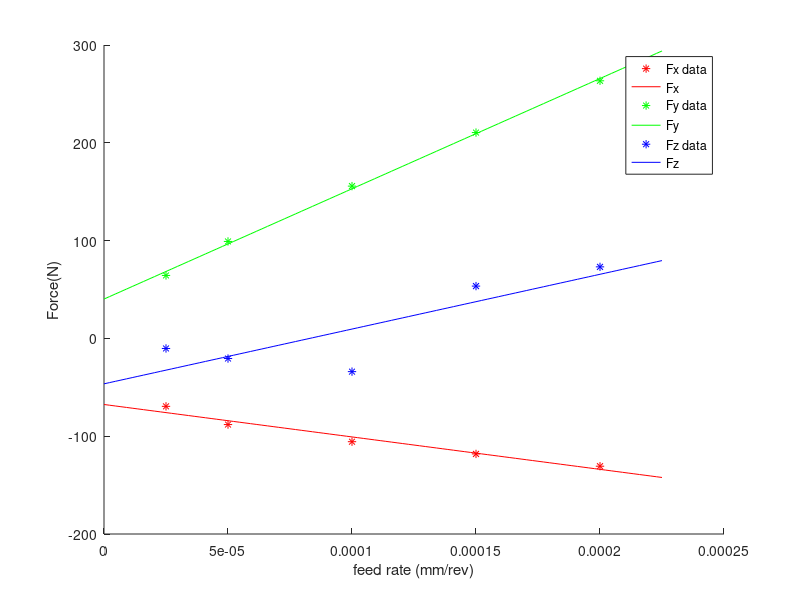

This chart was generated by the following MATLAB code: (Note: this script raises an error after producing the figure.)
%%%%%%%%%%%%%%%%%%%%%%%%% Given information %%%%%%%%%%%%%%%%%%%%%%%%%
prompt = {'Enter number of cycles for simulation'};
dlgtitle = 'Input';
dims = [1 50];
definput = {'1'};
answer = inputdlg(prompt,dlgtitle,dims,definput);
tt = str2double(answer(1)); 
dia = 20/1000; % diameter in m 
n = 4; % number of flutes
hang = deg2rad(30); % angle b/w flutes in radians
rang = deg2rad(10); % rake angle
sp = 2500/60; % rev/second
a = 1.5/1000; % axial depth of cut
fr = [0.025,0.050,0.100,0.150,0.200]/1000;
Fx = [-69.4665,-88.1012,-105.6237,-118.1107,-130.6807];
Fy = [64.3759,99.1383,155.7100,210.4644,263.4002];
Fz = [-10.2896,-20.5814,-33.9852,53.4833,73.1515];
c = fr; % given c = feed/rev 
k = 2*tan(hang)/dia;

%%%%%%%%%%%%%%%%%%%%%%%%% Finding cutting and edge constant %%%%%%%%%%%%%%%%%%%%%%%%%
cx = polyfit(fr,Fx,1);
cy = polyfit(fr,Fy,1);
cz = polyfit(fr,Fz,1);
x = linspace(0,0.225/1000);
y1 = cx(1)*(x) + cx(2);
y2 = cy(1)*(x) + cy(2);
y3 = cz(1)*(x) + cz(2);
figure('Name','Measured Data','NumberTitle','off');
hold on
plot(fr,Fx,'*r');
plot(x,y1,'r');
plot(fr,Fy,'*g');
plot(x,y2,'g');
plot(fr,Fz,'*b');
plot(x,y3,'b');
legend('Fx data','Fx','Fy data','Fy','Fz data','Fz')
xlabel('feed rate (mm/rev)') 
ylabel('Force(N)') 
hold off
Krc = -cx(1)*4/(n*a); Kre = -cx(2)*pi/(n*a);
Ktc = cy(1)*4/(n*a); Kte = cy(2)*pi/(n*a);
Kac = -cz(1)*pi/(n*a); Kae = cz(2)*2/(n*a);

%%%%%%%%%%%%%%%%%%%%%%%%% Question 2 %%%%%%%%%%%%%%%%%%%%%%%%%
theta1 = linspace(0,pi);
zat1 = linspace(0,a,3);
meanx = []; meany = []; meanz = [];
for i = 1:length(c)
    Fx_og = @(theta,zat) (0.5*c(i)*(-Ktc*sin(2*theta-2*k*zat)-Krc*(1-cos(2*theta-2*k*zat))) + (-Kte*cos(theta-k*zat)-Kre*sin(theta-k*zat)) );
    Fy_og = @(theta,zat) (0.5*c(i)*(Ktc*(1-cos(2*theta-2*k*zat))-Krc*sin(2*theta-2*k*zat)) + (Kte*sin(theta-k*zat)-Kre*cos(theta-k*zat)) );
    Fz_og = @(theta,zat) (Kac*c(i)*sin(theta-k*zat)+Kae);
    
    meanx = [meanx ; integral2(Fx_og,0,pi,0,a)*n/(2*pi)];
    meany = [meany ; integral2(Fy_og,0,pi,0,a)*n/(2*pi)];
    meanz = [meanz ; integral2(Fz_og,0,pi,0,a)*n/(2*pi)];

    figure('Name',strcat('Question 2 cutting_differential_data_',string(i)),'NumberTitle','off')
    subplot(1,3,1)
    hold on
    plot(theta1,Fx_og(theta1,zat1(1)),'r')
    plot(theta1,Fx_og(theta1,zat1(2)),'g')
    plot(theta1,Fx_og(theta1,zat1(3)),'b')
    legend('z = 0','z = a/2','z = a')
    xlabel('theta') 
    ylabel('Force(N)') 
    title('differential Fx')

    subplot(1,3,2)
    hold on
    plot(theta1,Fy_og(theta1,zat1(1)),'r')
    plot(theta1,Fy_og(theta1,zat1(2)),'g')
    plot(theta1,Fy_og(theta1,zat1(3)),'b')
    legend('z = 0','z = a/2','z = a')
    xlabel('theta(in radians)') 
    ylabel('Force(N)') 
    title('differential Fy')
    
    subplot(1,3,3)
    hold on
    plot(theta1,Fz_og(theta1,zat1(1)),'r')
    plot(theta1,Fz_og(theta1,zat1(2)),'g')
    plot(theta1,Fz_og(theta1,zat1(3)),'b')
    legend('z = 0','z = a/2','z = a')
    xlabel('theta') 
    ylabel('Force(N)') 
    title('differential Fz')
end
figure('Name','Results','NumberTitle','off');
hold on
plot(fr,Fx,'*r');
plot(x,y1,'r');
plot(fr,meanx,'or');
plot(fr,Fy,'*g');
plot(x,y2,'g');
plot(fr,meany,'og');
plot(fr,Fz,'*b');
plot(x,y3,'b');
plot(fr,meanz,'ob');
legend('Fx measured','Fx','Fx theoretical','Fy measured','Fy','Fy theoretical','Fz measured','Fz','Fz theoretical')
xlabel('feed rate (mm/rev)') 
ylabel('Force(N)') 
hold off

%%%%%%%%%%%%%%%%%%%%%%%%% Question 3 part(i) %%%%%%%%%%%%%%%%%%%%%%%%%
meanxf1 =[];meanyf1 = []; meanzf1 = [];
phi = [];
for i = 1:(tt*4)
    phi = [phi, linspace(0,pi/2)];
end
for i = 1:length(c)
    Fx_og = @(theta,zat) (0.5*c(i)*(-Ktc*sin(2*theta-2*k*zat)-Krc*(1-cos(2*theta-2*k*zat))) + (-Kte*cos(theta-k*zat)-Kre*sin(theta-k*zat)) );
    Fy_og = @(theta,zat) (0.5*c(i)*(Ktc*(1-cos(2*theta-2*k*zat))-Krc*sin(2*theta-2*k*zat)) + (Kte*sin(theta-k*zat)-Kre*cos(theta-k*zat)) );
    Fz_og = @(theta,zat) (Kac*c(i)*sin(theta-k*zat)+Kae);
    
    meanxf1 = [meanxf1 ; integral2(Fx_og,0,pi/2,0,a)*n/(2*pi)];
    meanyf1 = [meanyf1 ; integral2(Fy_og,0,pi/2,0,a)*n/(2*pi)];
    meanzf1 = [meanzf1 ; integral2(Fz_og,0,pi/2,0,a)*n/(2*pi)];

    Fx_int = []; Fy_int = []; Fz_int = [];
    for cnt = 1:length(phi) 
        Fx_og1 = @(it) Fx_og(phi(cnt),it);
        Fy_og1 = @(it) Fy_og(phi(cnt),it);
        Fz_og1 = @(it) Fz_og(phi(cnt),it);
        Fx_int(cnt) = integral(Fx_og1,0,a);
        Fy_int(cnt) = integral(Fy_og1,0,a);
        Fz_int(cnt) = integral(Fz_og1,0,a);
    end
    figure('Name','simulated cycle motion','NumberTitle','off');
    hold on
    plot((2*pi)/400*linspace(1,tt*400,tt*400),Fx_int,'r')
    plot((2*pi)/400*linspace(1,tt*400,tt*400),Fy_int,'g')
    plot((2*pi)/400*linspace(1,tt*400,tt*400),Fz_int,'b')
    legend('Fx','Fy','Fz')
    xlabel('theta(in radians)') 
    ylabel('Force(N)') 
    title(strcat('Final forces for c = ',string(c(i)*1000)))
    hold off
end
cxf = polyfit(fr,meanxf1,1);
cyf = polyfit(fr,meanyf1,1);
czf = polyfit(fr,meanzf1,1);
y1f = cxf(1)*(x) + cxf(2);
y2f = cyf(1)*(x) + cyf(2);
y3f = czf(1)*(x) + czf(2);
figure('Name','Results_3(i)','NumberTitle','off');
hold on
plot(fr,meanxf1,'*r');
plot(x,y1f,'r--');
plot(x,y1,'r');
plot(fr,meanx,'or');

plot(fr,meanyf1,'*g');
plot(x,y2f,'g--');
plot(x,y2,'g');
plot(fr,meany,'og');

plot(fr,meanzf1,'*b');
plot(x,y3f,'b--');
plot(x,y3,'b');
plot(fr,meanz,'ob');

legend('Fx simulated data','Fx simulated','Fx','Fx theoretical','Fy simulated data','Fy simulated','Fy','Fy theoretical','Fz simulated data','Fz simulated','Fz','Fz theoretical')
xlabel('feed rate (mm/rev)') 
ylabel('Force(N)') 
hold off

%%%%%%%%%%%%%%%%%%%%%%%%% Question 3 part(ii) %%%%%%%%%%%%%%%%%%%%%%%%%
meanxf2 =[];meanyf2 = []; meanzf2 = [];
phi = [];
for i = 1:(tt*4)
    phi = [phi, linspace(pi/2,0)];
end
for i = 1:length(c)
    Fx_og = @(theta,zat) (0.5*c(i)*(-Ktc*sin(2*theta-2*k*zat)-Krc*(1-cos(2*theta-2*k*zat))) + (-Kte*cos(theta-k*zat)-Kre*sin(theta-k*zat)) );
    Fy_og = @(theta,zat) (0.5*c(i)*(Ktc*(1-cos(2*theta-2*k*zat))-Krc*sin(2*theta-2*k*zat)) + (Kte*sin(theta-k*zat)-Kre*cos(theta-k*zat)) );
    Fz_og = @(theta,zat) (Kac*c(i)*sin(theta-k*zat)+Kae);
    
    meanxf2 = [meanxf2 ; integral2(Fx_og,pi/2,0,0,a)*n/(2*pi)];
    meanyf2 = [meanyf2 ; integral2(Fy_og,pi/2,0,0,a)*n/(2*pi)];
    meanzf2 = [meanzf2 ; integral2(Fz_og,pi/2,0,0,a)*n/(2*pi)];

    Fx_int = []; Fy_int = []; Fz_int = [];
    for cnt = 1:length(phi) 
        Fx_og1 = @(it) Fx_og(phi(cnt),it);
        Fy_og1 = @(it) Fy_og(phi(cnt),it);
        Fz_og1 = @(it) Fz_og(phi(cnt),it);
        Fx_int(cnt) = integral(Fx_og1,0,a);
        Fy_int(cnt) = integral(Fy_og1,0,a);
        Fz_int(cnt) = integral(Fz_og1,0,a);
    end
    figure('Name','simulated cycle motion (ii)','NumberTitle','off');
    hold on
    plot((2*pi)/400*linspace(1,tt*400,tt*400),Fx_int,'r')
    plot((2*pi)/400*linspace(1,tt*400,tt*400),Fy_int,'g')
    plot((2*pi)/400*linspace(1,tt*400,tt*400),Fz_int,'b')
    legend('Fx','Fy','Fz')
    xlabel('theta(in radians)') 
    ylabel('Force(N)') 
    title(strcat('Final forces for c = ',string(c(i)*1000)))
    hold off
end
cxf = polyfit(fr,meanxf2,1);
cyf = polyfit(fr,meanyf2,1);
czf = polyfit(fr,meanzf2,1);
y1f = cxf(1)*(x) + cxf(2);
y2f = cyf(1)*(x) + cyf(2);
y3f = czf(1)*(x) + czf(2);
figure('Name','Results_3(ii)','NumberTitle','off');
hold on
plot(fr,meanxf2,'*r');
plot(x,y1f,'r--');
plot(x,y1,'r');
plot(fr,meanx,'or');

plot(fr,meanyf2,'*g');
plot(x,y2f,'g--');
plot(x,y2,'g');
plot(fr,meany,'og');

plot(fr,meanzf2,'*b');
plot(x,y3f,'b--');
plot(x,y3,'b');
plot(fr,meanz,'ob');

legend('Fx simulated data','Fx simulated','Fx','Fx theoretical','Fy simulated data','Fy simulated','Fy','Fy theoretical','Fz simulated data','Fz simulated','Fz','Fz theoretical')
xlabel('feed rate (mm/rev)') 
ylabel('Force(N)') 
hold off
